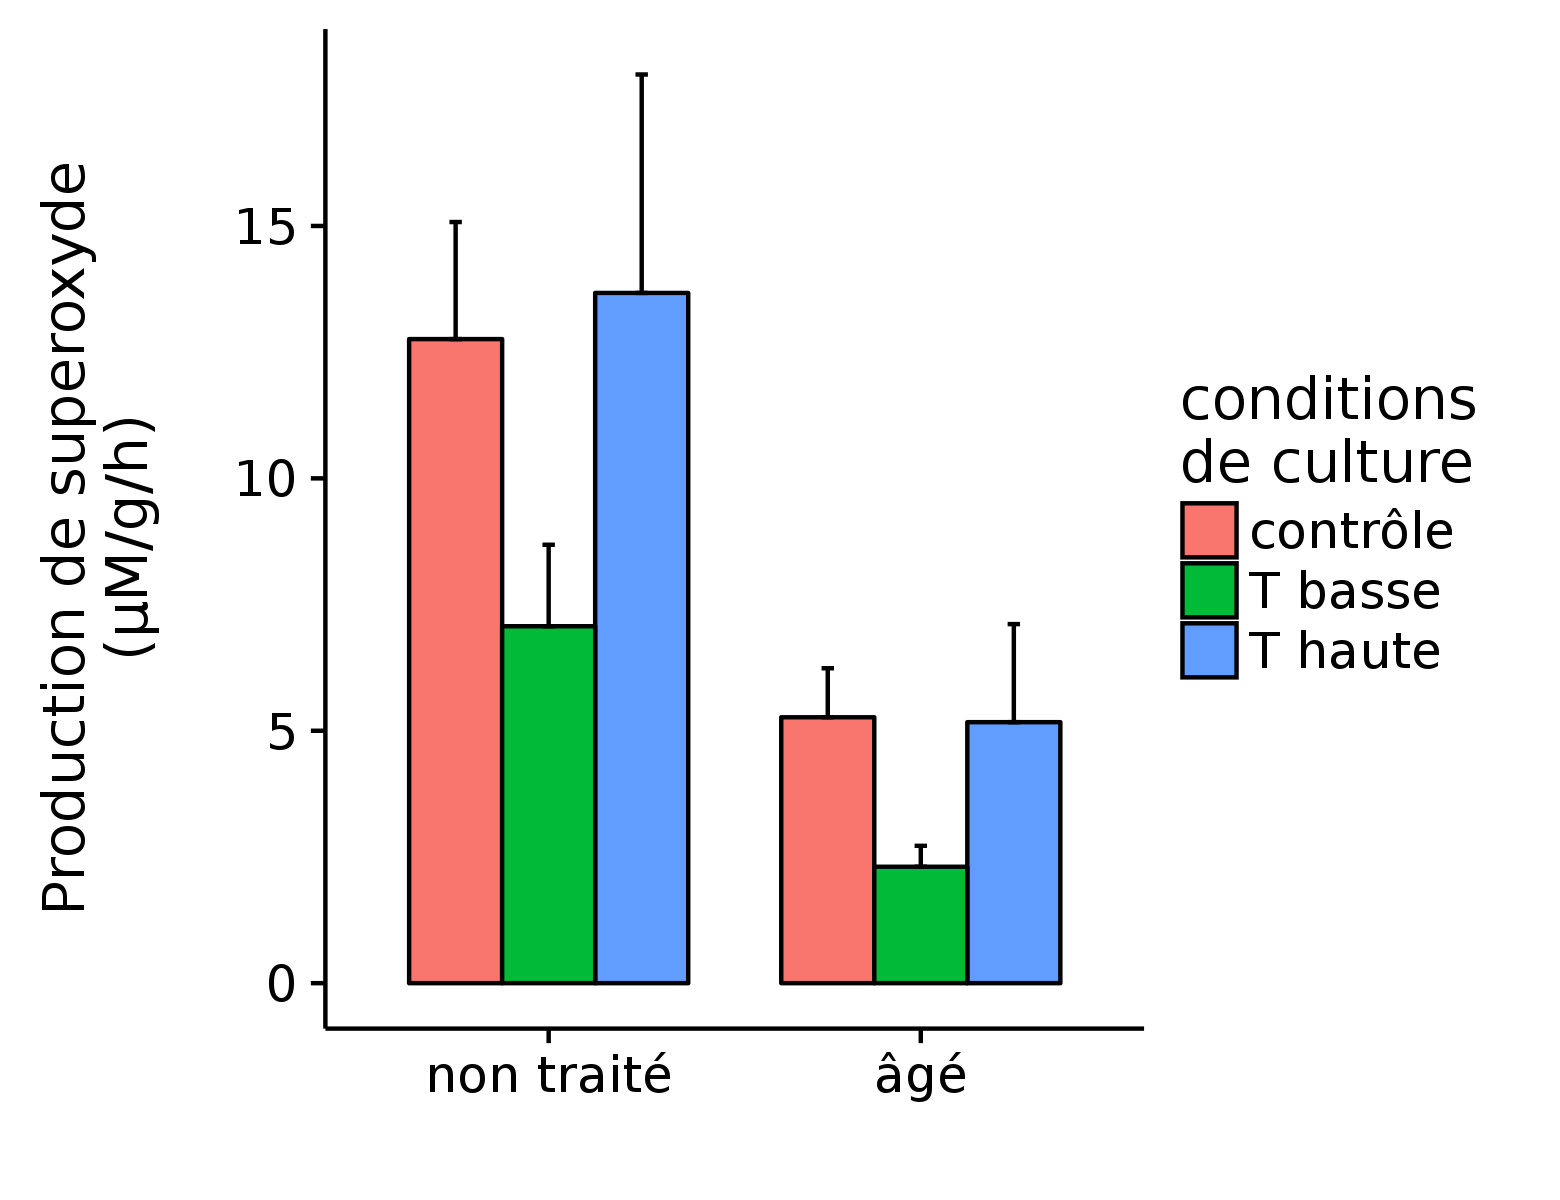

The script that drew this image:
graphics.off()
remove(list = ls())

data <- read.csv("arabidopsis_late.csv", header = TRUE)

blank <- data[data$temperature == "blank",]
mean.blank <- mean(blank$OD)

data2 <- data[data$temperature != "blank",]

Concentration <- function(OD, weight) {
  return((OD - mean.blank)/ (weight*24200*2*10^-6))
}

data2$result <- Concentration(data2$OD, data2$weight)

mean <- aggregate(data2$result, list(data2$temperature, data2$treatment), mean)

StandErr <- function(x) {
  se <- sd(x)/sqrt(length(x))
}
se <- aggregate(data2$result, list(data2$temperature, data2$treatment), StandErr)

result <- cbind(mean, se[,3])
colnames(result) <- c("conditions", "treatment", "mean", "se")
result$treatment <- factor(result$treatment, 
                           levels = c("no", "aged"))
result$conditions <- factor(result$conditions,
                            levels = c("CTR", "LT", "HT"),
                            labels = c("contrôle", "T basse", "T haute"))

g <- ggplot(result, 
            aes(x = treatment,
                y = mean, 
                group = conditions,
                fill = conditions)) +
  geom_bar(stat = "identity",
            position = "dodge",
            color = "black",
            width = 0.75) +
  labs(fill = "conditions \nde culture") +
  scale_x_discrete(name = "", 
                   labels = c("no" = "non traité", "aged" ="âgé")) +
  scale_y_continuous(name = "Production de superoxyde \n(µM/g/h) \n") +
  geom_errorbar(data = result,
                position = position_dodge(0.75),
                aes(x = treatment,
                    ymin = result$mean, 
                    ymax = result$mean + result$se),
                width = 0.1)

save_plot("arabidopsis_late.png", g, base_aspect_ratio = 1.3)

###########
###STATS###
###########

shapiroTest <- tapply(data2$result, interaction(data2$temperature, data2$treatment, drop = TRUE), shapiro.test)
#tout normal

bartlett.test(list(data2$result[data2$temperature == "CTR" & data2$treatment == "aged"],
                   data2$result[data2$temperature == "LT" & data2$treatment == "aged"]))

t.test(data2$result[data2$temperature == "CTR" & data2$treatment == "aged"],
       data2$result[data2$temperature == "LT" & data2$treatment == "aged"], var.equal = TRUE)

t.test(data2$result[data2$temperature == "HT" & data2$treatment == "aged"],
       data2$result[data2$temperature == "HT" & data2$treatment == "no"], var.equal = TRUE)
